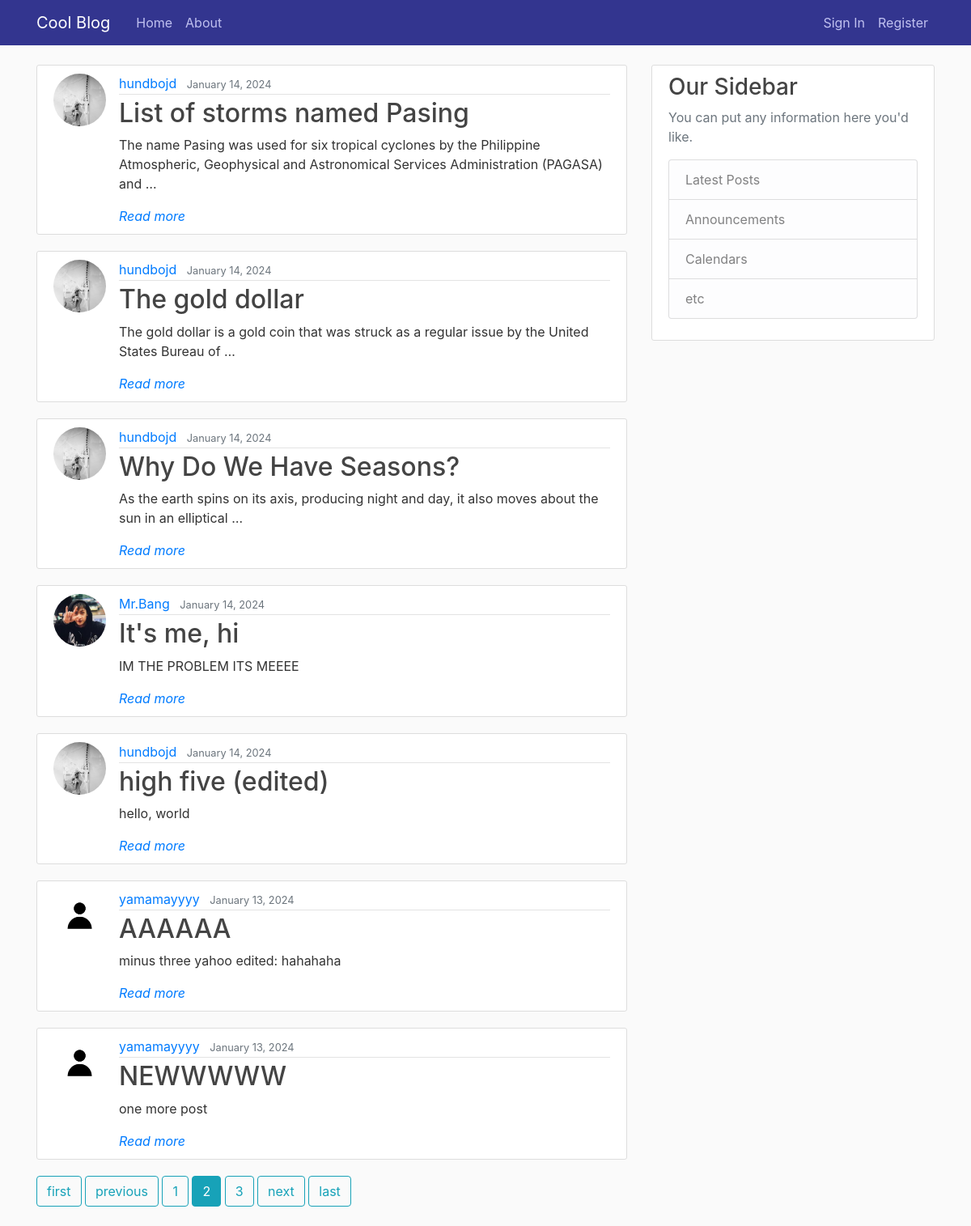
Screenshot of /?page=2 with the database file from the repository.
### blog/models.py (models this page shows, shortened)
class Post(models.Model):
    title = models.CharField(max_length=100)
    content = models.TextField()
    date_posted = models.DateTimeField(default=timezone.now)
    author = models.ForeignKey(User, on_delete=models.CASCADE)

### users/models.py (models this page shows, shortened)
class Profile(models.Model):
    user = models.OneToOneField(User, on_delete=models.CASCADE)
    image = models.ImageField(default='default.jpg', upload_to='profile_pics')
    bio = models.CharField(null=True, blank=True, max_length=150)
    city = models.CharField(null=True, blank=True, max_length=20)
    social = models.CharField(null=True, blank=True, max_length=100)

### blog/views.py (the view)
# urls.py: path('', PostListView.as_view(), name='blog-home'),
class PostListView(ListView):
    model = Post
    template_name = 'blog/home.html'
    context_object_name = 'posts'
    ordering = ['-date_posted']
    paginate_by = 7

### blog/templates/blog/home.html
{% extends "blog/base.html" %}
{% block content %}
    {% for post in posts %}
        <article class="media content-section">
          <img class="rounded-circle article-img" src=" {{post.author.profile.image.url }}">
          <div class="media-body">
            <div class="article-metadata">
              <a class="mr-2" href="{% url 'profile' post.author.id %}">{{ post.author }}</a>
              <small class="text-muted">{{ post.date_posted|date:"F d, Y" }}</small>
            </div>
            <h2><a class="article-title" href="{% url 'post-detail' post.id %}">{{ post.title }}</a></h2>
            <p class="article-content">{{ post.content|truncatewords:20  }}</p>
              <i><a class="article-content" href="{% url 'post-detail' post.id %}">Read more</a></i>
          </div>
        </article>
    {% endfor %}
    {% if is_paginated %}
        {% if page_obj.has_previous %}
            <a class='btn btn-outline-info mb-4' href="?page=1">first</a>
            <a class='btn btn-outline-info mb-4' href="?page={{page_obj.previous_page_number}}">previous</a>
        {% endif %}
        {% for num in page_obj.paginator.page_range %}
            {% if page_obj.number == num %}
                <a class='btn btn-info mb-4' href="?page={{num}}">{{ num }}</a>
            {% elif num > page_obj.number|add:'-3' and num < page_obj.number|add:'3'%}
                <a class='btn btn-outline-info mb-4' href="?page={{num}}">{{ num }}</a>
            {% endif %}
        {% endfor %}
        {% if page_obj.has_next %}
            <a class='btn btn-outline-info mb-4' href="?page={{page_obj.next_page_number}}">next</a>
            <a class='btn btn-outline-info mb-4' href="?page={{page_obj.paginator.num_pages}}">last</a>
        {% endif %}
    {% endif %}
{% endblock content %}

### blog/static/blog/main.css (style rules this page uses)
body { background: #fafafa; color: #333333; margin-top: 5rem; }
h1, h2, h3, h4, h5, h6 { color: #444444; }
.content-section { background: #ffffff; padding: 10px 20px; border: 1px solid #dddddd; border-radius: 3px; margin-bottom: 20px; }
.article-title { color: #444444; }
.article-content { white-space: pre-line; }
.article-img { height: 65px; width: 65px; margin-right: 16px; }
.article-metadata { padding-bottom: 1px; margin-bottom: 4px; border-bottom: 1px solid #e3e3e3 }

### rows the page displays
Post: author.profile.image (picture), author "hundbojd", date_posted "January 14, 2024", title "List of storms named Pasing", content "The name Pasing was used for six tropical cyclones by the Philippine Atmospheric, Geophysical and Astronomical Services Administration (PAGASA) and …"
Post: author.profile.image (picture), author "hundbojd", date_posted "January 14, 2024", title "The gold dollar", content "The gold dollar is a gold coin that was struck as a regular issue by the United States Bureau of …"
Post: author.profile.image (picture), author "hundbojd", date_posted "January 14, 2024", title "Why Do We Have Seasons?", content "As the earth spins on its axis, producing night and day, it also moves about the sun in an elliptical …"
Post: author.profile.image (picture), author "Mr.Bang", date_posted "January 14, 2024", title "It's me, hi", content "IM THE PROBLEM ITS MEEEE"
Post: author.profile.image (picture), author "hundbojd", date_posted "January 14, 2024", title "high five (edited)", content "hello, world"
Post: author.profile.image (placeholder picture), author "yamamayyyy", date_posted "January 13, 2024", title "AAAAAA", content "minus three yahoo edited: hahahaha"
Post: author.profile.image (placeholder picture), author "yamamayyyy", date_posted "January 13, 2024", title "NEWWWWW", content "one more post"

### other values shown
{{ num }} "1" "3"
{{ num }} "2"
